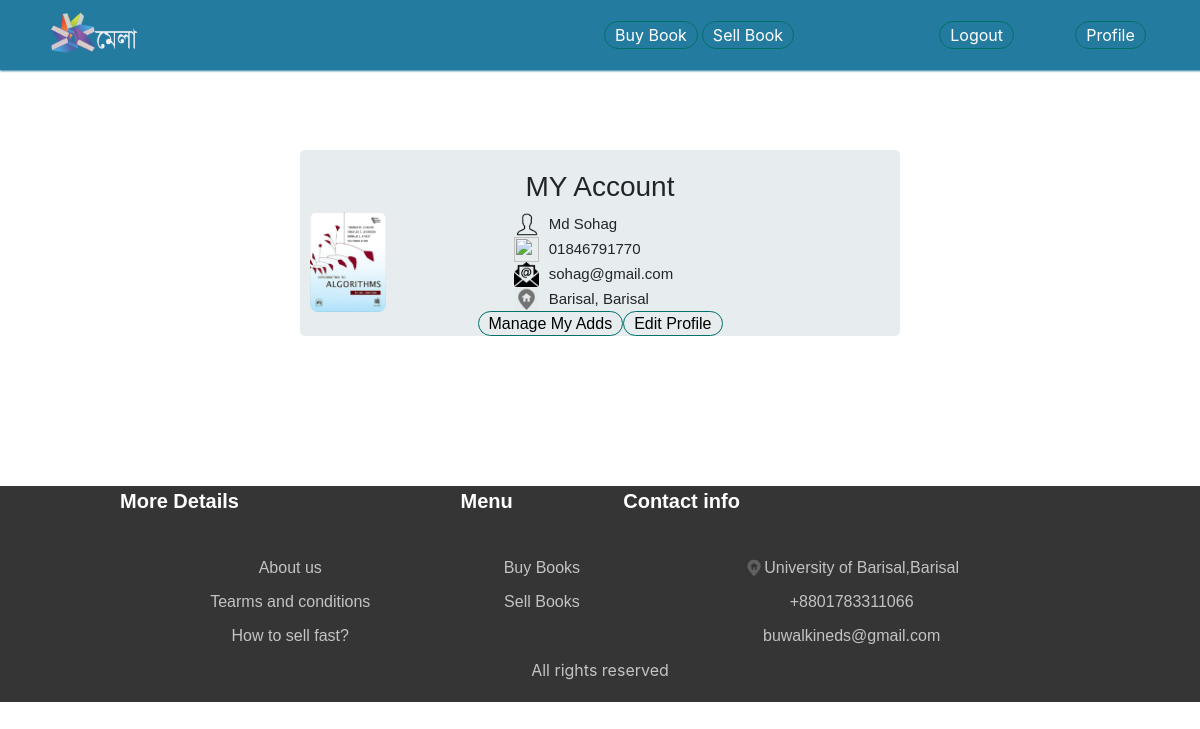
The page /profile (signed in) on the database its author committed.
### firstapp/models.py (models this page shows, shortened)
class Profile(models.Model):
    Image = models.ImageField(upload_to="pictures",null = True)
    Division = models.ForeignKey("Division", on_delete=models.CASCADE)
    District = models.ForeignKey("District", on_delete=models.CASCADE)
    Phone = models.CharField(max_length=20)
    User = models.OneToOneField(User,on_delete=models.CASCADE)

class District(models.Model):
    Name = models.CharField(max_length=250)
    Division = models.ForeignKey("Division", on_delete=models.CASCADE,null=True)
    def __str__(self):
        return self.Name

class Division(models.Model):
    Name = models.CharField(max_length=250)
    def __str__(self):
        return self.Name

### firstapp/views.py (the view)
# urls.py: path('profile',views.profile,name="profile"),
def profile(request):
    if request.user.is_authenticated:
        if Profile.objects.filter(User = request.user).exists():
            profile = Profile.objects.get(User = request.user)
            return render(request,'profile.html',{'profile':profile})
        print("profile nai, aage bana")
        return redirect('profilesetup')
    else:
        return redirect('login')

### firstapp/models.py (called while the page is built)
def get_name(self):
    return self.first_name+" "+self.last_name

### templates/profile.html (shortened to what this page needs)
{% extends 'base.html' %}
{% load static %}
{% block content %}
<center>
		<div class="accountdiv">
			<h3 id="accountheader">MY Account</h3>
			<table class="accounttable">
				<tr>
					<td>
						<img src="{{profile.Image.url}}" height="100" width="" style="border-radius: 8px;">
					</td>
					<td>
						<table>
							<tr>
								<td><img src="{% static 'images/man.png' %}" height="25" width="25"></td>
								<td>{{profile.User}}</td>
							</tr>
							<tr>
								<td><img src="{% static 'images/phone.png' %}" height="25" width="25"></td>
								<td>{{profile.Phone}}</td>
							</tr>
							<tr>
								<td><img src="{% static 'images/email.png' %}" height="25" width="25"></td>
								<td>{{profile.User.email}}</td>
							</tr>
							<tr>
								<td><img src="{% static 'images/location.png' %}" height="25" width="25"></td>
								<td>{{profile.District}}, {{profile.Division}}</td>
							</tr>
						</table>
					</td>
				</tr>
			</table>
			<table class="accounttable2">
				<tr>
					<td><a href="{% url 'managead' %}">Manage My Adds</a></td>
					<td><a href="">Edit Profile</a></td>
				</tr>
			</table>
		</div>
	</center>
{% endblock %}

### templates/base.html (style rules this page uses)
* { margin: 0; padding: 0; }
* { margin:0; padding: 0; }

### templates/profile.html (style rules this page uses)
.accounttable { font-size: 15px; font-family: Muli, sans-serif; border-radius: 5px; width:100%; padding-left: 30px; padding-bottom: 30px; padding-top:10px; }
.accounttable td { padding-left:10px; }
.accountdiv { background-color: #E7EDEE; width:50%; border-radius: 5px; margin-top:150px; margin-bottom: 150px; }
#accountheader { padding-top:20px; font-family: Muli, sans-serif; }
.accounttable2 { font-size: 15px; font-family: Muli, sans-serif; border-radius: 5px; padding-bottom: 30px; }
.accounttable2 a { border:1px solid #007168; border-radius: 25px; padding-top:3px; padding-bottom: 3px; padding-left: 10px; padding-right: 10px; font-size: 16px; text-decoration: none; color:black; }

### rows shown on the page
Profile: Image (picture), User "Md Sohag", Phone "01846791770", User.email "sohag@gmail.com", District "Barisal", Division "Barisal"
